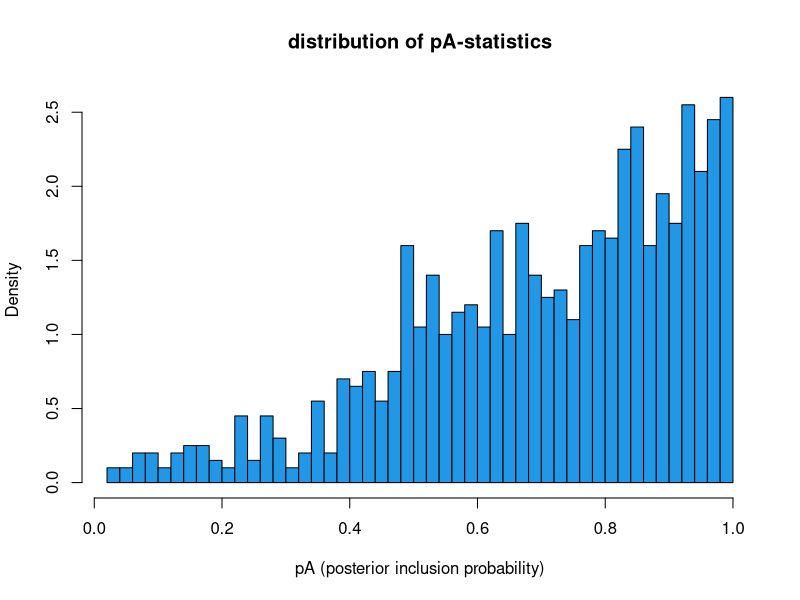
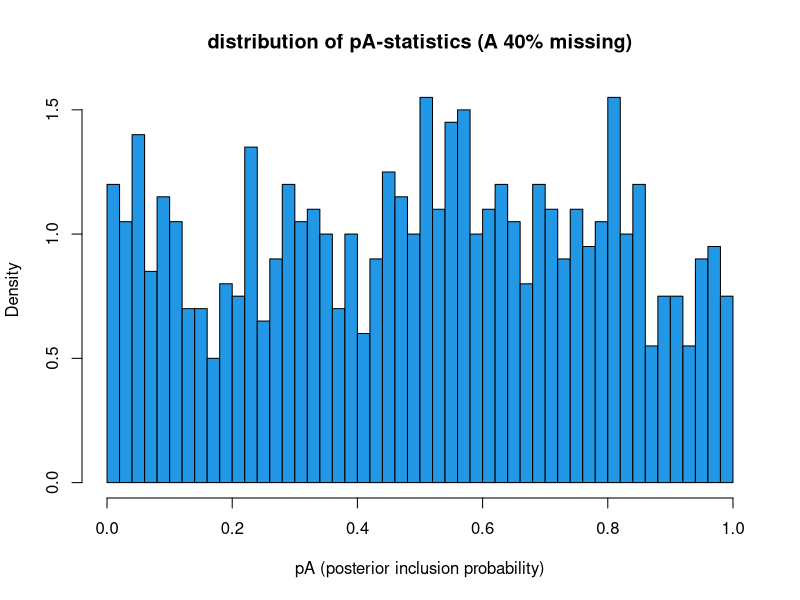
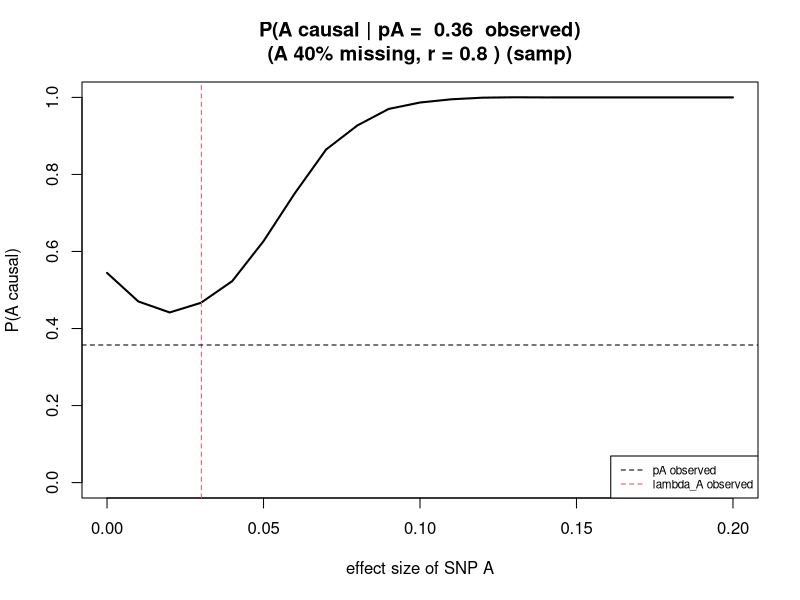

Generate these figures, in order, with R:
## ---- chunk 1
knitr::opts_chunk$set(echo = TRUE)
## ---- chunk 2
geno.2loci <- function(n, r, mafs, return.geno = TRUE){
  #INPUT:
  # n, individuals
  # r, correlation coefficient between the alleles on the same haplotype of the two loci
  # mafs, MAFs of the two loci
  #OUTPUT:
  # if return.geno=TRUE: n x 2 matrix of GENOTYPES of n individuals at 2 loci
  # if return.geno=FALSE: (2n) x 2 matrix of HAPLOTYPES of n individuals (2n haplotypes) at 2 loci
  stopifnot( r >= (-1) & r <= 1 )
  stopifnot( length(mafs) == 2 )
  stopifnot( all(mafs > 0) & all(mafs <= 0.5) )
  stopifnot( n > 0)

  #Label SNPs and alleles so that a and b are minor alleles and freq a <= freq b.
  #At the end, possibly switch the order of SNPs back to the one given by the user.
  f.a = min(mafs) # maf at SNP1
  f.b = max(mafs)  # maf at SNP2

  #With these parameters, the possible LD coefficient r has values in the interval:
  r.min = max( -1, -sqrt(f.a/(1-f.a)*f.b/(1-f.b)) )
  r.max = min( 1, sqrt(f.a/(1-f.a)/f.b*(1-f.b)) )
  #c(r.min,r.max)
  #Check that r is from this interval
  if(r < r.min | r > r.max) stop(paste0("with these mafs r should be in (",r.min,",",r.max,")"))

  # Alleles SNP1: A (major) and a (minor); SNP2: B (major) and b (minor).
  # Compute conditional probabilities for allele 'a' given allele at locus 2:
  q0 = f.a - r*sqrt(f.a*(1-f.a)*f.b/(1-f.b))         #P(a|B)
  q1 = f.a + (1-f.b)*r*sqrt(f.a*(1-f.a)/f.b/(1-f.b)) #P(a|b)

  #Compute the four haplotype frequencies:
  f.ab = f.b*q1
  f.aB = (1-f.b)*q0
  f.Ab = f.b*(1-q1)
  f.AB = (1-f.b)*(1-q0)
  f = c(f.ab,f.aB,f.Ab,f.AB)
  f #These are the haplotype frequencies in the population.
  haps = matrix(c(1,1,1,0,0,1,0,0), nrow = 4, ncol = 2, byrow = T) #4 haplotypes in the population.

  #Generate data for n individuals where each individual is measured at these two SNPs:
  hap.ind = sample(1:4, size = 2*n, replace = T, prob = f) #There are 2*n haplotypes, 2 for each individual

  if(mafs[1] > mafs[2]) haps = haps[,2:1] #Whether to change the order of loci?
  #Either make genotype matrix by summing the two haplotypes for each individual...
  if(return.geno) X = haps[hap.ind[1:n],] + haps[hap.ind[(n+1):(2*n)],]
  if(!return.geno) X = haps[hap.ind,]  #...or return haplotypes as such.
  return(X)
}
## ---- chunk 3
pAs.nomissing = c()
for (run in 1:1000) {
  n = 10000
  r = 0.8  # cor(x1, x2) #0.8
  tau = 0.04 # we will use the same prior variance tau in both the "real" GWAS and the consequent model fittings.
  mafs = c(0.4, 0.4)
  lambda = c(0.04, 0.0)  # true causal effects of SNPs
  
  mask.prop = 0 #0.4
  ind = matrix(TRUE, ncol = 2, nrow = n)
  ind[1:round(mask.prop*n),1] = FALSE
  
  X = geno.2loci(n, r, mafs, return.geno = T) #generate 2-locus genotypes
  y = scale(X %*% lambda + rnorm(n, 0, sqrt(1-var(X %*% lambda)) ))
  
  uni = c()
  for(ii in 1:ncol(X)){
    uni = rbind(uni, summary(lm(y[ind[,ii]] ~ X[ind[,ii],ii]))$coeff[2, c(1,2,4)]) #collect beta, SE, P-val of SNP1
  }
  
  prior.v = 0.04^2
  log.bf = dnorm(uni[,1], 0, sqrt(prior.v + uni[,2]^2), log = T) - dnorm(uni[,1], 0, uni[,2], log = T)
  bf = exp(log.bf - max(log.bf))
  pA.obs = bf/sum(bf) # the real pA = P(A causal | Data) estimated by FINEMAP
  pA.obs = pA.obs[1]
  lambda.obs = uni[1,1] # the estimate of lambda_A
  #print(pA.obs)
  pAs.nomissing = c(pAs.nomissing, pA.obs)
}
hist(pAs.nomissing, breaks=50, freq=F, col=4, xlab= "pA (posterior inclusion probability)", main = "distribution of pA-statistics")
## ---- chunk 4
pAs.missing = c()
for (run in 1:1000) {
  n = 10000
  r = 0.8  # cor(x1, x2) #0.8
  tau = 0.04 # we will use the same prior variance tau in both the "real" GWAS and the consequent model fittings.
  mafs = c(0.4, 0.4)
  lambda = c(0.04, 0.0)  # true causal effects of SNPs
  
  mask.prop = 0.4 #0.4
  ind = matrix(TRUE, ncol = 2, nrow = n)
  ind[1:round(mask.prop*n),1] = FALSE
  
  X = geno.2loci(n, r, mafs, return.geno = T) #generate 2-locus genotypes
  y = scale(X %*% lambda + rnorm(n, 0, sqrt(1-var(X %*% lambda)) ))
  
  uni = c()
  for(ii in 1:ncol(X)){
    uni = rbind(uni, summary(lm(y[ind[,ii]] ~ X[ind[,ii],ii]))$coeff[2, c(1,2,4)]) #collect beta, SE, P-val of SNP1
  }
  
  prior.v = 0.04^2
  log.bf = dnorm(uni[,1], 0, sqrt(prior.v + uni[,2]^2), log = T) - dnorm(uni[,1], 0, uni[,2], log = T)
  bf = exp(log.bf - max(log.bf))
  pA.obs = bf/sum(bf) # the real pA = P(A causal | Data) estimated by FINEMAP
  pA.obs = pA.obs[1]
  lambda.obs = uni[1,1] # the estimate of lambda_A
  #print(pA.obs)
  pAs.missing = c(pAs.missing, pA.obs)
}
hist(pAs.missing, breaks=50, freq=F, col=4, xlab= "pA (posterior inclusion probability)", main = "distribution of pA-statistics (A 40% missing)")
## ---- chunk 5
library(MASS)
niter = 1000
n = 10000
mask.prop = 0.4
nA = (1-mask.prop)*n
nB = n
nAB = nA
r = 0.8  # cor(x1, x2) #0.8
tau = 0.04 
mafs = c(0.4, 0.4)

lambda.shared = seq(0.0,0.2, length.out = 21)

# causal A
logpAs.samp.Acausal = matrix(NA, length(lambda.shared), niter)
for (k in 1:length(lambda.shared)) {
  lambda.A = lambda.shared[k]
  sigma2.eps.A = 1-lambda.A^2*2*mafs[1]*(1-mafs[1])
  var.bhat.a = sigma2.eps.A/(2*nA*mafs[1]*(1-mafs[1]))
  sigma2.eps.B = 1-(r*lambda.A)^2*2*mafs[2]*(1-mafs[2])
  var.bhat.b = sigma2.eps.B/(2*nB*mafs[2]*(1-mafs[2]))
  corAB = nAB*r/sqrt(nA*nB)
  covAB = corAB*sqrt(var.bhat.a*var.bhat.b)
  betas = mvrnorm(n=niter, mu = c(lambda.A, r*lambda.A), Sigma = matrix(c(var.bhat.a, covAB,
                                                                          covAB, var.bhat.b),nrow=2))
  for (j in 1:nrow(betas)) {
    log.bf = dnorm(betas[j,], 0, sqrt(prior.v+c(var.bhat.a, var.bhat.b)), log = T) - 
      dnorm(betas[j,], 0, sqrt(c(var.bhat.a, var.bhat.b)), log = T)
    bf = exp(log.bf-max(log.bf))
    pA = bf/sum(bf)
    pA = pA[1]
    logpAs.samp.Acausal[k,j] = log(pA/(1-pA))
  }
}

# causal B
logpAs.samp.Bcausal = matrix(NA, length(lambda.shared), niter)
for (k in 1:length(lambda.shared)) {
  lambda.B = lambda.shared[k]
  sigma2.eps.A = 1-(r*lambda.B)^2*2*mafs[1]*(1-mafs[1])
  var.bhat.a = sigma2.eps.A/(2*nA*mafs[1]*(1-mafs[1]))
  sigma2.eps.B = 1-lambda.B^2*2*mafs[2]*(1-mafs[2])
  var.bhat.b = sigma2.eps.B/(2*nB*mafs[2]*(1-mafs[2]))
  corAB = nAB*r/sqrt(nA*nB)
  covAB = corAB*sqrt(var.bhat.a*var.bhat.b)
  betas = mvrnorm(n=niter, mu = c(r*lambda.B, lambda.B), Sigma = matrix(c(var.bhat.a, covAB,
                                                                          covAB, var.bhat.b),nrow=2))
  for (j in 1:nrow(betas)) {
    log.bf = dnorm(betas[j,], 0, sqrt(prior.v+c(var.bhat.a, var.bhat.b)), log = T) - 
      dnorm(betas[j,], 0, sqrt(c(var.bhat.a, var.bhat.b)), log = T)
    bf = exp(log.bf-max(log.bf))
    pA = bf/sum(bf)
    pA = pA[1]
    logpAs.samp.Bcausal[k,j] = log(pA/(1-pA))
  }
}
## ---- chunk 6
pA.obs = 0.357257
lambda.obs = 0.03013271 # observed lambda_A
## ---- chunk 7
epsilon = 0.05
log.odds.obs = log(pA.obs/(1-pA.obs))

pA_given_A_causal.samp = matrix(NA, length(lambda.shared), 2)
for (ii in 1:nrow(logpAs.samp.Acausal)) {
  #f = density(res[ii,], from=0, to=1) #distribution of pAs 
  #normalizer = with(f, sum(y * diff(x)[1])) # f doesn't integrate to 1!
  f2 = density(logpAs.samp.Acausal[ii,], from = log.odds.obs-epsilon, to = log.odds.obs+epsilon, n=1024)
  #f2$y = (f2$y) / normalizer # normalize so density integrates to 1 over [0,1]
  pA_given_A_causal.samp[ii,1] = with(f2, sum(y * diff(x)[1])) # estimate from cdf
  pA_given_A_causal.samp[ii,2] = approx(f2$x, f2$y, xout = log.odds.obs)$y # estimate from pdf
}

pA_given_B_causal.samp = matrix(NA, length(lambda.shared), 2)
for (ii in 1:nrow(logpAs.samp.Bcausal)) {
  #f = density(resB[ii,], from=0, to=1, bw="nrd0", adjust=0.3) #distribution of pAs 
  #normalizer = with(f, sum(y * diff(x)[1])) # f doesn't integrate to 1!
  f2 = density(logpAs.samp.Bcausal[ii,], from = log.odds.obs-epsilon, to = log.odds.obs+epsilon, n=1024)
  #f2$y = (f2$y) / normalizer # normalize so density integrates to 1 over [0,1]
  pA_given_B_causal.samp[ii,1] = with(f2, sum(y * diff(x)[1]))
  pA_given_B_causal.samp[ii,2] = approx(f2$x, f2$y, xout = log.odds.obs)$y
}
## ---- chunk 8
p_A_causal_given_pA.cdf.samp = pA_given_A_causal.samp[,1] / (pA_given_A_causal.samp[,1] + pA_given_B_causal.samp[,1] )
plot(lambda.shared, loess(p_A_causal_given_pA.cdf.samp ~ lambda.shared, span = 0.3)$fitted, type="l", lwd=2,
     ylim=c(0,1),xlab="effect size of SNP A", ylab = "P(A causal)",
     main = paste("P(A causal | pA = ",round(pA.obs,2)," observed)\n(A 40% missing, r =",r,") (samp)")) 
abline(v=lambda.obs, col=2, lty=2)
abline(h=pA.obs, lty=2)
legend("bottomright", c("pA observed", "lambda_A observed"), lty=c(2,2), col=c(1,2), cex=0.7)
